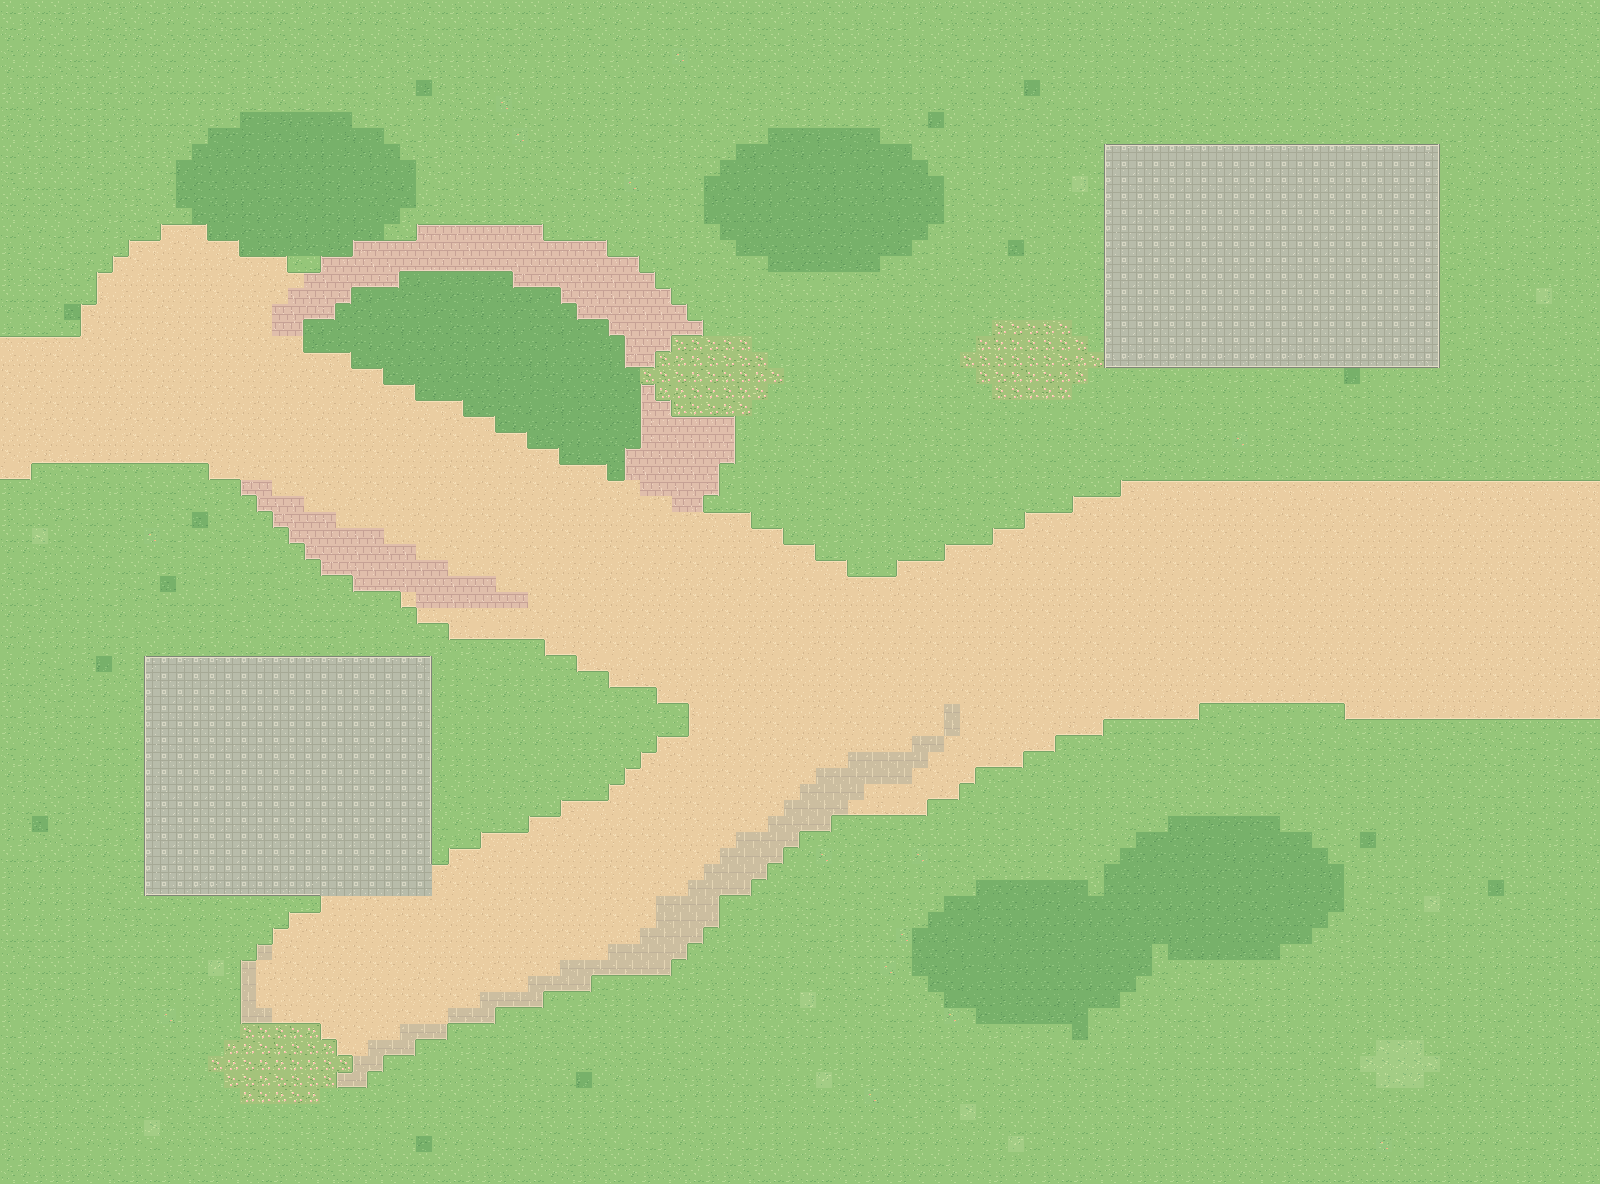

Rendered tile map (Tiled .tmx) drawn with the repository's tilesets; below, a short description and the map source with its tile grids summarised:
An orthogonal 100x74 tile map with 16x16 px tiles, 4 tile layers (Ground, Landscape, Roads, BuildingPads) and 4 objects (2x building_slot, scene_portal, spawn).

<map version="1.10" tiledversion="1.11.2" orientation="orthogonal" renderorder="right-down" width="100" height="74" tilewidth="16" tileheight="16" infinite="0" nextlayerid="8" nextobjectid="100" backgroundcolor="#95C679">
  <properties>
    <property name="scene_id" value="03" />
    <property name="scene_name" value="西侧樟林" />
    <property name="origin_anchor" value="含弘门通道中心为世界(0,0)" />
    <property name="world_origin_x_px" type="int" value="-2400" />
    <property name="world_origin_y_px" type="int" value="-912" />
    <property name="player_sprite_width" type="int" value="48" />
    <property name="player_sprite_height" type="int" value="48" />
    <property name="tile_scale" type="int" value="16" />
    <property name="ground_only" type="bool" value="true" />
    <property name="scenery_collision_layer" value="not_added_yet" />
  </properties>
  <tileset firstgid="1" name="swu_terrain_16" tilewidth="16" tileheight="16" tilecount="312" columns="16">
    <image source="../assets/ground_tiles_16.png" width="256" height="320" />
  </tileset>
  <layer id="1" name="Ground" width="100" height="74">
    <data>[7400 cells, 7400 non-empty, 4 distinct tile ids]</data>
  </layer>
  <layer id="2" name="Landscape" width="100" height="74">
    <data>[7400 cells, 727 non-empty, 16 distinct tile ids]</data>
  </layer>
  <layer id="3" name="Roads" width="100" height="74">
    <data>[7400 cells, 1892 non-empty, 48 distinct tile ids]</data>
  </layer>
  <layer id="4" name="BuildingPads" width="100" height="74">
    <data>[7400 cells, 564 non-empty, 16 distinct tile ids]</data>
  </layer>
  <objectgroup id="5" name="BuildingSlots" visible="0" color="#D9B768">
    <object id="1" name="slot_03_01" type="building_slot" x="144" y="656" width="288" height="240">
      <properties>
        <property name="display_name" value="樟林西侧活动空间预留" />
        <property name="confidence" value="unverified" />
        <property name="note" value="地面预留，不是已绘制建筑；不自动阻挡角色" />
        <property name="future_collision" type="bool" value="true" />
        <property name="currently_walkable" type="bool" value="true" />
      </properties>
    </object>
    <object id="2" name="slot_03_02" type="building_slot" x="1104" y="144" width="336" height="224">
      <properties>
        <property name="display_name" value="周边建筑占地预留" />
        <property name="confidence" value="unverified" />
        <property name="note" value="地面预留，不是已绘制建筑；不自动阻挡角色" />
        <property name="future_collision" type="bool" value="true" />
        <property name="currently_walkable" type="bool" value="true" />
      </properties>
    </object>
  </objectgroup>
  <objectgroup id="6" name="Portals" visible="0" color="#4CA3D9">
    <object id="3" name="exit_east" type="scene_portal" x="1520" y="480" width="80" height="240">
      <properties>
        <property name="direction" value="east" />
        <property name="target_scene" value="00" />
        <property name="target_portal" value="exit_west" />
        <property name="spawn_x_px" type="int" value="160" />
        <property name="spawn_y_px" type="int" value="592" />
        <property name="trigger" value="cross_map_edge" />
        <property name="enabled" type="bool" value="true" />
      </properties>
    </object>
  </objectgroup>
  <objectgroup id="7" name="Spawn" visible="0" color="#74B877">
    <object id="4" name="player_start" type="spawn" x="1344" y="592" width="0" height="0">
      <properties>
        <property name="feet_position" type="bool" value="true" />
        <property name="sprite_width" type="int" value="48" />
        <property name="sprite_height" type="int" value="48" />
      </properties>
    </object>
  </objectgroup>
</map>
